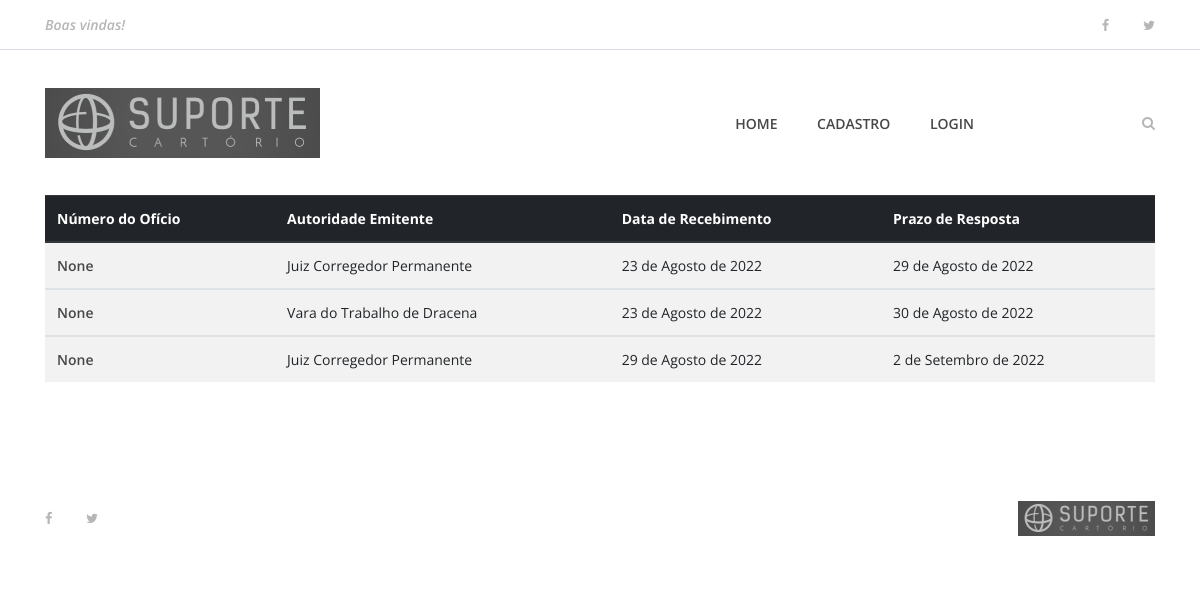
/buscar, run on an earlier commit of the app's database.
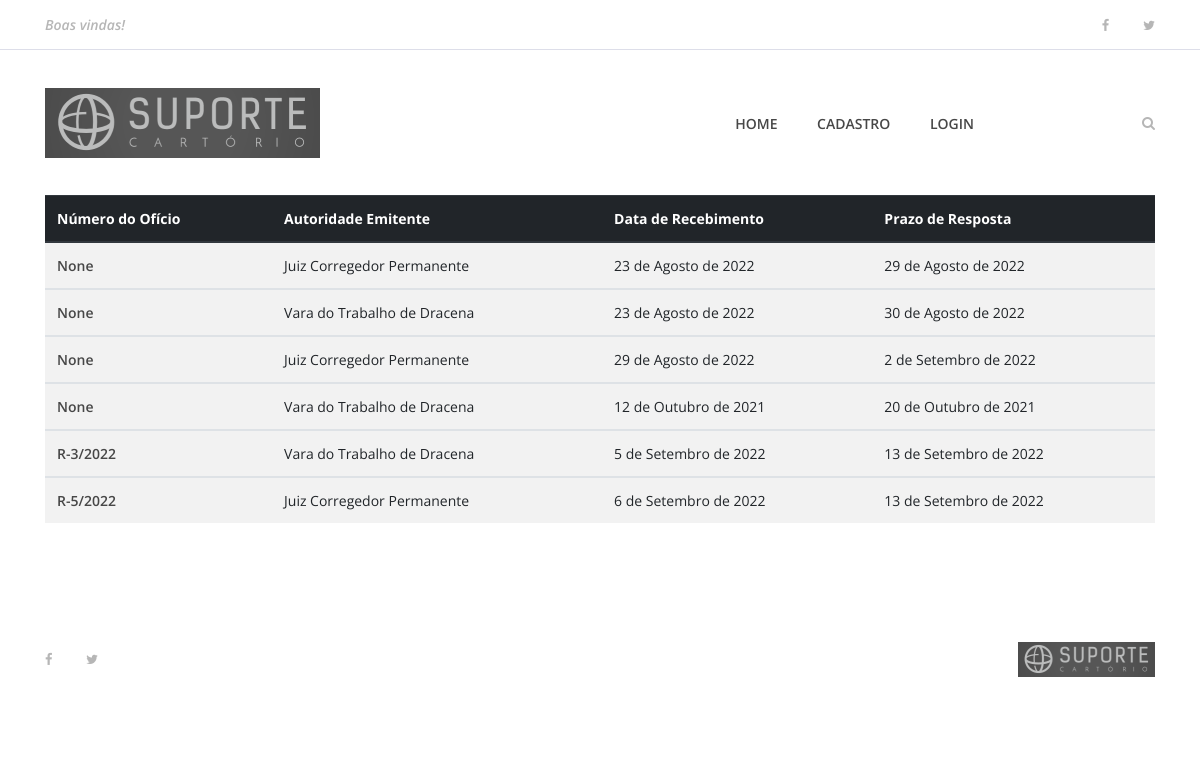
And on a later commit of the database.
### oficios/models/ReceivedOL.py (models this page shows, shortened)
class ReceivedOL(models.Model):
    received_in = models.DateField(verbose_name='Recebido em')
    ol_date = models.DateField(verbose_name='Data do Ofício')
    ol_origin_id = models.CharField(max_length=50, null=True, blank=True, verbose_name='Número ou Identificação do Ofício')
    authority = models.ForeignKey(Authority, null=True, blank=True, related_name='authority', on_delete=models.SET_NULL, verbose_name='Autoridade Emitente')
    lawsuit_number = models.CharField(null=True, blank=True, max_length=100, verbose_name='Processo nº:')
    lawsuit_author = models.CharField(null=True, blank=True, max_length=200, verbose_name='Autor')
    author_type = models.IntegerField(choices=PERSON_TYPE_CHOICE, default=1, verbose_name='Tipo de Pessoa')
    author_doc_number = models.CharField(null=True, blank=True, max_length=14, verbose_name='CPF ou CNPJ')
    lawsuit_accused = models.CharField(null=True, blank=True, max_length=200, verbose_name='Réu')
    accused_type = models.IntegerField(choices=PERSON_TYPE_CHOICE, default=1, verbose_name='Tipo de Pessoa')
    accused_doc_number = models.CharField(null=True, blank=True, max_length=14, verbose_name='CPF ou CNPJ')
    deadline = models.DateField(verbose_name='Prazo para Resposta')
    received_ol_number = models.CharField(null=True, blank=True, max_length=50, verbose_name='Número do Ofício Recebido')
    answer_ol = models.CharField(null=True, blank=True, max_length=50, verbose_name='Número do Ofício Resposta')
    status = models.BooleanField(default=True)
    created_at = models.DateTimeField(auto_now_add=True)
    updated_at = models.DateTimeField(auto_now=True)
    class Meta:
        verbose_name = 'Ofício Recebido'
        verbose_name_plural = 'Ofícios Recebidos'

### oficios/models/Authority.py (models this page shows)
class Authority(models.Model):
    name = models.CharField(null=False, max_length=200)
    institution = models.CharField(max_length=200)
    state = models.ForeignKey(State, null=True, related_name='state', on_delete=models.SET_NULL)
    city = models.CharField(null=True, blank=True, max_length=200)
    address = models.CharField(null=True, blank=True, max_length=200)
    number = models.CharField(null=True, blank=True, max_length=10)
    complement = models.CharField(null=True, blank=True, max_length=200)
    cep = models.CharField(null=True, blank=True, max_length=8)
    email = models.EmailField(null=True, blank=True, max_length=100)
    phone = models.CharField(null=True, blank=True, max_length=50)
    status = models.BooleanField(default=True)
    created_at = models.DateTimeField(auto_now_add=True)
    updated_at = models.DateTimeField(auto_now=True)
    class Meta:
        verbose_name = 'Autoridade'
        verbose_name_plural = 'Autoridades'
    def __str__(self):
        return '{}'.format(self.name, self.institution)

### oficios/views.py (the view)
# urls.py: path('buscar', views.buscar, name='buscar'),
def buscar(request):
    oficios_buscados = ReceivedOL.objects.all()
    if 'buscar' in request.GET:
        termo_a_buscar = request.GET['buscar']
        oficios_buscados = oficios_buscados.filter(ol_origin_id__icontains=termo_a_buscar)
    dados = {
        "oficios": oficios_buscados
    }
    return render(request, 'buscar.html', dados)

### templates/buscar.html
{% extends 'base.html' %}
{% load static %}
{% block content %}
    <section class="best-receipe-area">
        <div class="container">
            <div>
                {% if oficios %}
                <table class="table table-striped">
                    <thead class="thead-dark">
                        <th scope="col">Número do Ofício</th>
                        <th scope="col">Autoridade Emitente</th>
                        <th scope="col">Data de Recebimento</th>
                        <th scope="col">Prazo de Resposta</th>
                    </thead>
                    {% for oficio in oficios %}
                    <tbody>
                        <tr>
                            <td scope="row"><a href="{% url 'oficio' oficio.id %}">{{oficio.received_ol_number}}</a></td>
                            <td>{{oficio.authority}}</td>
                            <td>{{oficio.received_in}}</td>
                            <td>{{oficio.deadline}}</td>
                        </tr>
                    </tbody>
                    {% endfor %}
                </table>
                {% else %}
                    <div class="col-12 col-sm-6 col-lg-4">
                        <h1>Nenhum resultado encontrado</h1>
                    </div>
                {% endif %}
            </div>
        </div>
    </section>
 {% endblock %}

### templates/base.html (shortened to what this page needs)
{% load static %}
<!DOCTYPE html>
<html lang="en">
<head>
    <link rel="stylesheet" href="{% static 'site.css' %}">
</head>
<body>
    {% include 'partials/_menu.html' %}
    {% block content %} {% endblock %}
    {% include 'partials/_footer.html' %}
</body>
</html>

### templates/partials/_busca.html (shortened to what this page needs)
{% load static %}

### templates/partials/_menu.html (shortened to what this page needs)
 {% load static %}
    <header class="header-area">
        <div class="top-header-area">
            <div class="container h-100">
                <div class="row h-100 align-items-center justify-content-between">
                    <div class="col-12 col-sm-6">
                        <div class="breaking-news">
                            <div id="breakingNewsTicker" class="ticker">
                                <ul>
                                    <li><a href="">Boas vindas!</a></li>
                                </ul>
                            </div>
                        </div>
                    </div>
                    <div class="col-12 col-sm-6">
                        <div class="top-social-info text-right">
                            <a href=""><i class="fa fa-facebook" aria-hidden="true"></i></a>
                            <a href=""><i class="fa fa-twitter" aria-hidden="true"></i></a>
                        </div>
                    </div>
                </div>
            </div>
        </div>
        <div class="delicious-main-menu">
            <div class="classy-nav-container breakpoint-off">
                <div class="container">
                    <nav class="classy-navbar justify-content-between" id="deliciousNav">
                        <a class="nav-brand" href="{% url 'index' %}"><img src="{% static 'img/core-img/suporte_logo_small2.png' %}" alt=""></a>
                        <div class="classy-menu">
                            <div class="classynav">
                                <ul>
                                    {% if user.is_authenticated %}
                                        <li><a href="{% url 'index' %}">Home</a></li>
                                        <li><a href="{% url 'dashboard' %}">Meus Ofícios</a></li>
                                        <li><a href="{% url 'novo_oficio' %}">Cadastrar Ofício</a></li>
                                        <li><a href="{% url 'logout' %}">Logout</a></li>
                                    {% else %}
                                        <li><a href="{% url 'index' %}">Home</a></li>
                                        <li><a href="{% url 'cadastro' %}">Cadastro</a></li>
                                        <li><a href="{% url 'login' %}">Login</a></li>
                                    {% endif %}
                                </ul>
                                <div class="search-btn">
                                    <i class="fa fa-search" aria-hidden="true"></i>
                                </div>
                            </div>
                        </div>
                    </nav>
                </div>
            </div>
        </div>
    </header>

### templates/partials/_footer.html
 {% load static %}
    <footer class="footer-area">
        <div class="container h-100">
            <div class="row h-100">
                <div class="col-12 h-100 d-flex flex-wrap align-items-center justify-content-between">
                    <div class="footer-social-info text-right">
                        <a href="#"><i class="fa fa-facebook" aria-hidden="true"></i></a>
                        <a href="#"><i class="fa fa-twitter" aria-hidden="true"></i></a>
                    </div>
                    <div class="footer-logo">
                        <a href="{% url 'index' %}"><img src="{% static 'img/core-img/suporte_logo_small3.png' %}" alt=""></a>
                    </div>
                </div>
            </div>
        </div>
    </footer>

### web_oficios_e_procuracoes/static/site.css (style rules this page uses)
* { margin: 0; padding: 0; }
body { font-family: "Open Sans", sans-serif; font-size: 14px; }
a, a:hover, a:focus { -webkit-transition-duration: 500ms; transition-duration: 500ms; text-decoration: none; outline: 0 solid transparent; color: #000000; font-weight: 600; font-size: 14px; color: #474747; }
ul, ol { margin: 0; }
ul li, ol li { list-style: none; }
img { height: auto; max-width: 100%; }
.header-area { position: relative; z-index: 100; width: 100%; }
.header-area .top-header-area { width: 100%; height: 50px; background-color: #ffffff; border-bottom: 1px solid #dddee9; }
.header-area .top-header-area .breaking-news { position: relative; z-index: 1; }
.header-area .top-header-area .breaking-news .ticker { width: 100%; text-align: left; position: relative; overflow: hidden; }
.header-area .top-header-area .breaking-news .ticker ul { width: 100%; position: relative; z-index: 1; }
.header-area .top-header-area .breaking-news .ticker ul li { display: none; width: 100%; }
.header-area .top-header-area .breaking-news .ticker ul li a { font-size: 14px; color: #b6b6b6; font-style: italic; }
.header-area .top-header-area .top-social-info a { display: inline-block; color: #b6b6b6; font-size: 13px; margin-right: 30px; }
.header-area .top-header-area .top-social-info a:last-child { margin-right: 0; }
.header-area .delicious-main-menu { position: relative; width: 100%; z-index: 100; height: 145px; }
.header-area .delicious-main-menu .classy-nav-container { background-color: transparent; }
.header-area .delicious-main-menu .classy-navbar { height: 145px; padding: 0; }
.header-area .delicious-main-menu .classy-navbar .classynav ul li a { font-weight: 600; }
.header-area .delicious-main-menu .classy-navbar .classynav > ul > li > a { text-transform: uppercase; padding: 12px 18px 11px; background-color: transparent; border-bottom: 3px solid transparent; line-height: 1; color: #474747; font-weight: 600; }
.header-area .delicious-main-menu .classynav .search-btn { color: #b6b6b6; margin-left: 150px; cursor: pointer; -webkit-transition-duration: 500ms; transition-duration: 500ms; }
.header-area .delicious-main-menu .classynav .search-btn i { -webkit-transition-duration: 500ms; transition-duration: 500ms; }
.best-receipe-area { position: relative; z-index: 1; padding-bottom: 50px; }
.footer-area { position: relative; z-index: 1; width: 100%; height: 140px; background-color: #ffffff; }
.footer-area .footer-social-info { padding-right: 15px; }
.footer-area .footer-social-info a { display: inline-block; color: #b6b6b6; font-size: 13px; margin-right: 30px; }
.footer-area .footer-social-info a:last-child { margin-right: 0; }

What changed in the data, as far as the page shows it:
added ReceivedOL: received_ol_number "None", authority "Vara do Trabalho de Dracena", received_in "12 de Outubro de 2021", deadline "20 de Outubro de 2021"
added ReceivedOL: received_ol_number "R-3/2022", authority "Vara do Trabalho de Dracena", received_in "5 de Setembro de 2022", deadline "13 de Setembro de 2022"
added ReceivedOL: received_ol_number "R-5/2022", authority "Juiz Corregedor Permanente", received_in "6 de Setembro de 2022", deadline "13 de Setembro de 2022"
